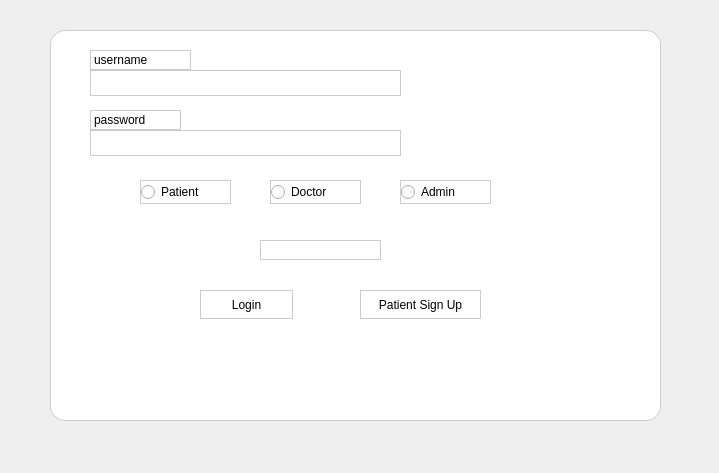
<?xml version="1.0" encoding="UTF-8"?>
<ui version="4.0">
 <class>loginFrame</class>
 <widget class="QDialog" name="loginFrame">
  <property name="enabled">
   <bool>true</bool>
  </property>
  <property name="geometry">
   <rect>
    <x>0</x>
    <y>0</y>
    <width>719</width>
    <height>473</height>
   </rect>
  </property>
  <property name="windowTitle">
   <string>Dialog</string>
  </property>
  <widget class="QFrame" name="frame">
   <property name="geometry">
    <rect>
     <x>50</x>
     <y>30</y>
     <width>611</width>
     <height>391</height>
    </rect>
   </property>
   <property name="styleSheet">
    <string notr="true">background-color: #ffffff;
border-radius: 15px;
border: 1px solid #cccccc;
</string>
   </property>
   <property name="frameShape">
    <enum>QFrame::NoFrame</enum>
   </property>
   <property name="frameShadow">
    <enum>QFrame::Plain</enum>
   </property>
   <widget class="QLabel" name="usernameLabel">
    <property name="geometry">
     <rect>
      <x>40</x>
      <y>20</y>
      <width>101</width>
      <height>20</height>
     </rect>
    </property>
    <property name="text">
     <string>username</string>
    </property>
   </widget>
   <widget class="QLineEdit" name="usernameEdit">
    <property name="geometry">
     <rect>
      <x>40</x>
      <y>40</y>
      <width>311</width>
      <height>26</height>
     </rect>
    </property>
   </widget>
   <widget class="QLabel" name="passwordLabel">
    <property name="geometry">
     <rect>
      <x>40</x>
      <y>80</y>
      <width>91</width>
      <height>20</height>
     </rect>
    </property>
    <property name="text">
     <string>password</string>
    </property>
   </widget>
   <widget class="QLineEdit" name="passwordEdit">
    <property name="geometry">
     <rect>
      <x>40</x>
      <y>100</y>
      <width>311</width>
      <height>26</height>
     </rect>
    </property>
    <property name="echoMode">
     <enum>QLineEdit::Password</enum>
    </property>
   </widget>
   <widget class="QPushButton" name="loginButton">
    <property name="geometry">
     <rect>
      <x>150</x>
      <y>260</y>
      <width>93</width>
      <height>29</height>
     </rect>
    </property>
    <property name="text">
     <string>Login</string>
    </property>
   </widget>
   <widget class="QPushButton" name="signupButton">
    <property name="geometry">
     <rect>
      <x>310</x>
      <y>260</y>
      <width>121</width>
      <height>29</height>
     </rect>
    </property>
    <property name="text">
     <string>Patient Sign Up</string>
    </property>
   </widget>
   <widget class="QLabel" name="statusLabel">
    <property name="geometry">
     <rect>
      <x>210</x>
      <y>210</y>
      <width>121</width>
      <height>20</height>
     </rect>
    </property>
    <property name="styleSheet">
     <string notr="true">self.myLabel.setStyleSheet(&quot;color: red;&quot;) 
</string>
    </property>
    <property name="text">
     <string/>
    </property>
   </widget>
   <widget class="QRadioButton" name="patientRadio">
    <property name="geometry">
     <rect>
      <x>90</x>
      <y>150</y>
      <width>91</width>
      <height>24</height>
     </rect>
    </property>
    <property name="text">
     <string>Patient</string>
    </property>
   </widget>
   <widget class="QRadioButton" name="doctorRadio">
    <property name="geometry">
     <rect>
      <x>220</x>
      <y>150</y>
      <width>91</width>
      <height>24</height>
     </rect>
    </property>
    <property name="text">
     <string>Doctor</string>
    </property>
   </widget>
   <widget class="QRadioButton" name="adminRadio">
    <property name="geometry">
     <rect>
      <x>350</x>
      <y>150</y>
      <width>91</width>
      <height>24</height>
     </rect>
    </property>
    <property name="text">
     <string>Admin</string>
    </property>
   </widget>
  </widget>
 </widget>
 <resources/>
 <connections/>
</ui>
